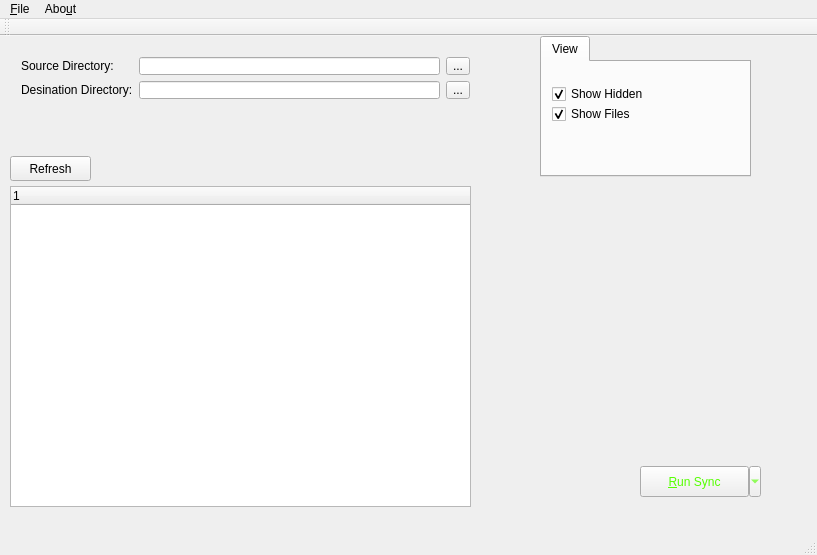
<?xml version="1.0" encoding="UTF-8"?>
<ui version="4.0">
 <class>MainWindow</class>
 <widget class="QMainWindow" name="MainWindow">
  <property name="geometry">
   <rect>
    <x>0</x>
    <y>0</y>
    <width>817</width>
    <height>555</height>
   </rect>
  </property>
  <property name="windowTitle">
   <string>QtSyncR</string>
  </property>
  <widget class="QWidget" name="centralWidget">
   <widget class="QTreeWidget" name="fsTree">
    <property name="geometry">
     <rect>
      <x>10</x>
      <y>150</y>
      <width>461</width>
      <height>321</height>
     </rect>
    </property>
    <column>
     <property name="text">
      <string/>
     </property>
    </column>
   </widget>
   <widget class="QWidget" name="formLayoutWidget">
    <property name="geometry">
     <rect>
      <x>10</x>
      <y>10</y>
      <width>471</width>
      <height>64</height>
     </rect>
    </property>
    <layout class="QFormLayout" name="formLayout">
     <item row="0" column="0">
      <widget class="QLabel" name="label_2">
       <property name="text">
        <string>Source Directory:</string>
       </property>
      </widget>
     </item>
     <item row="0" column="1">
      <layout class="QHBoxLayout" name="horizontalLayout">
       <item>
        <widget class="QLineEdit" name="leSourceDir">
         <property name="readOnly">
          <bool>true</bool>
         </property>
        </widget>
       </item>
       <item>
        <widget class="QToolButton" name="btnSelectSourceDir">
         <property name="text">
          <string>...</string>
         </property>
         <property name="icon">
          <iconset theme="document-open">
           <normaloff>.</normaloff>.</iconset>
         </property>
        </widget>
       </item>
      </layout>
     </item>
     <item row="1" column="0">
      <widget class="QLabel" name="label">
       <property name="text">
        <string>Desination Directory:</string>
       </property>
      </widget>
     </item>
     <item row="1" column="1">
      <layout class="QHBoxLayout" name="horizontalLayout_2">
       <item>
        <widget class="QLineEdit" name="leDestDir">
         <property name="readOnly">
          <bool>true</bool>
         </property>
        </widget>
       </item>
       <item>
        <widget class="QToolButton" name="btnSelectDestDir">
         <property name="text">
          <string>...</string>
         </property>
         <property name="icon">
          <iconset theme="document-open">
           <normaloff>.</normaloff>.</iconset>
         </property>
        </widget>
       </item>
      </layout>
     </item>
    </layout>
   </widget>
   <widget class="QTabWidget" name="tabWidget">
    <property name="geometry">
     <rect>
      <x>540</x>
      <y>0</y>
      <width>211</width>
      <height>141</height>
     </rect>
    </property>
    <property name="currentIndex">
     <number>0</number>
    </property>
    <widget class="QWidget" name="tabView">
     <attribute name="title">
      <string>View</string>
     </attribute>
     <widget class="QCheckBox" name="checkBox_2">
      <property name="geometry">
       <rect>
        <x>10</x>
        <y>40</y>
        <width>101</width>
        <height>24</height>
       </rect>
      </property>
      <property name="text">
       <string>Show Files</string>
      </property>
      <property name="checked">
       <bool>true</bool>
      </property>
     </widget>
     <widget class="QCheckBox" name="checkBox">
      <property name="geometry">
       <rect>
        <x>10</x>
        <y>20</y>
        <width>111</width>
        <height>24</height>
       </rect>
      </property>
      <property name="text">
       <string>Show Hidden</string>
      </property>
      <property name="checked">
       <bool>true</bool>
      </property>
     </widget>
    </widget>
   </widget>
   <widget class="QToolButton" name="btnRunSync">
    <property name="geometry">
     <rect>
      <x>640</x>
      <y>430</y>
      <width>121</width>
      <height>31</height>
     </rect>
    </property>
    <property name="styleSheet">
     <string notr="true">color: rgb(85, 255, 0);</string>
    </property>
    <property name="text">
     <string>&amp;Run Sync</string>
    </property>
    <property name="icon">
     <iconset theme="system-run">
      <normaloff>.</normaloff>.</iconset>
    </property>
    <property name="checkable">
     <bool>false</bool>
    </property>
    <property name="checked">
     <bool>false</bool>
    </property>
    <property name="popupMode">
     <enum>QToolButton::MenuButtonPopup</enum>
    </property>
    <property name="toolButtonStyle">
     <enum>Qt::ToolButtonTextBesideIcon</enum>
    </property>
    <property name="arrowType">
     <enum>Qt::NoArrow</enum>
    </property>
   </widget>
   <widget class="QToolButton" name="toolButton_2">
    <property name="geometry">
     <rect>
      <x>10</x>
      <y>120</y>
      <width>81</width>
      <height>25</height>
     </rect>
    </property>
    <property name="text">
     <string>Refresh</string>
    </property>
    <property name="icon">
     <iconset theme="view-refresh">
      <normaloff>.</normaloff>.</iconset>
    </property>
    <property name="toolButtonStyle">
     <enum>Qt::ToolButtonTextBesideIcon</enum>
    </property>
   </widget>
  </widget>
  <widget class="QMenuBar" name="menuBar">
   <property name="geometry">
    <rect>
     <x>0</x>
     <y>0</y>
     <width>817</width>
     <height>23</height>
    </rect>
   </property>
   <widget class="QMenu" name="menuFile">
    <property name="title">
     <string>&amp;File</string>
    </property>
    <widget class="QMenu" name="menuLoad_Recent">
     <property name="title">
      <string>Load &amp;Recent ...</string>
     </property>
     <property name="icon">
      <iconset theme="document-open-recent">
       <normaloff>.</normaloff>.</iconset>
     </property>
     <addaction name="separator"/>
     <addaction name="actionClear_Recent_List"/>
    </widget>
    <addaction name="actionNew_Profile"/>
    <addaction name="actionLoad_Profile"/>
    <addaction name="menuLoad_Recent"/>
    <addaction name="actionSave_Profile"/>
    <addaction name="actionSave_Profile_As"/>
    <addaction name="separator"/>
    <addaction name="actionQuit"/>
   </widget>
   <widget class="QMenu" name="menuAbout">
    <property name="title">
     <string>Abo&amp;ut</string>
    </property>
    <addaction name="actionAbout_Qt"/>
    <addaction name="actionAbout_QtSyncR"/>
    <addaction name="separator"/>
    <addaction name="actionReport_A_Bug"/>
   </widget>
   <addaction name="menuFile"/>
   <addaction name="menuAbout"/>
  </widget>
  <widget class="QToolBar" name="mainToolBar">
   <attribute name="toolBarArea">
    <enum>TopToolBarArea</enum>
   </attribute>
   <attribute name="toolBarBreak">
    <bool>false</bool>
   </attribute>
  </widget>
  <widget class="QStatusBar" name="statusBar"/>
  <action name="actionLoad_Profile">
   <property name="icon">
    <iconset theme="document-open">
     <normaloff>.</normaloff>.</iconset>
   </property>
   <property name="text">
    <string>&amp;Load Profile</string>
   </property>
  </action>
  <action name="actionSave_Profile">
   <property name="icon">
    <iconset theme="document-save">
     <normaloff>.</normaloff>.</iconset>
   </property>
   <property name="text">
    <string>&amp;Save Profile</string>
   </property>
  </action>
  <action name="actionSave_Profile_As">
   <property name="icon">
    <iconset theme="document-save-as">
     <normaloff>.</normaloff>.</iconset>
   </property>
   <property name="text">
    <string>Save &amp;Profile As ...</string>
   </property>
  </action>
  <action name="actionQuit">
   <property name="icon">
    <iconset theme="application-exit">
     <normaloff>.</normaloff>.</iconset>
   </property>
   <property name="text">
    <string>&amp;Quit</string>
   </property>
  </action>
  <action name="actionClear_Recent_List">
   <property name="icon">
    <iconset theme="edit-clear">
     <normaloff>.</normaloff>.</iconset>
   </property>
   <property name="text">
    <string>&amp;Clear Recent List</string>
   </property>
  </action>
  <action name="actionNew_Profile">
   <property name="icon">
    <iconset theme="document-new">
     <normaloff>.</normaloff>.</iconset>
   </property>
   <property name="text">
    <string>&amp;New Profile</string>
   </property>
  </action>
  <action name="actionAbout_Qt">
   <property name="text">
    <string>&amp;About Qt</string>
   </property>
  </action>
  <action name="actionReport_A_Bug">
   <property name="text">
    <string>&amp;Report A Bug</string>
   </property>
  </action>
  <action name="actionAbout_QtSyncR">
   <property name="text">
    <string>About &amp;QtSyncR</string>
   </property>
  </action>
 </widget>
 <layoutdefault spacing="6" margin="11"/>
 <resources/>
 <connections/>
</ui>
